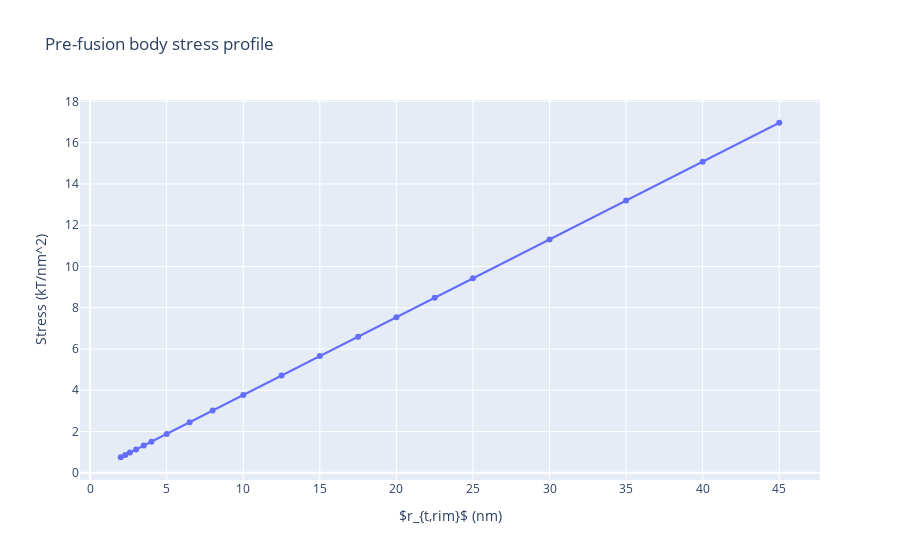

Notebook code cell kept with this figure:
### Markdown cell above
## Computation: pre-fusion body

**Assume:**
- The area of body membrane that will be freed = $1.5 \,\, 2 \pi r_{t,rim}$
    - This is the area of membrane that will be incorporated into the post-fusion rims * 1.5.
    - *Implicitly assumes that the are incorporated into the rims is freed and that an additional 0.5 times that area retracts into the bulk*

Note that the body is cylindrical which makes its stresses uniform.  Thus, we need only find the per unit area energy then multiply that by the relevant area.  Since this depends on $r_{t,rim}$, this will have multiple pre-fusion energies unlike the cap and base pre-fusion vs post-fusion comparisons.

### Code cell
stressPre = helfrichStress(1/R0,0,2*Kb) # 2*Kb since two membranes

GPre = np.zeros(rim_rt.size)
for rt in range(0,rim_rt.size):
    GPre[rt] = stressPre * 2*R0*np.pi*1.5*rim_rt[rt]

prePlot = go.Figure()
prePlot.add_trace(go.Scatter(x=rim_rt, y=GPre, mode='markers + lines'))
prePlot.update_layout(title="Pre-fusion body stress profile",
                        xaxis_title="$r_{t,rim}$ (nm)", yaxis_title="Stress (kT/nm^2)")
prePlot.show()

print("Total Gb of pre-fusion body = ",GPre," kT")

### Figure 1 — Plotly figure (JSON) as saved in the notebook; plotly's stock layout.template omitted (floating-point values rounded to 4 significant figures)
{"data": [{"mode": "markers+lines", "type": "scatter", "x": [2, 2.3, 2.6, 3, 3.5, 4, 5, 6.5, 8, 10, 12.5, 15, 17.5, 20, 22.5, 25, 30, 35, 40, 45], "y": [0.754, 0.8671, 0.9802, 1.131, 1.319, 1.508, 1.885, 2.45, 3.016, 3.77, 4.712, 5.655, 6.597, 7.54, 8.482, 9.425, 11.31, 13.19, 15.08, 16.96]}], "layout": {"autosize": true, "title": {"text": "Pre-fusion body stress profile"}, "xaxis": {"autorange": true, "range": [-0.5441, 47.54], "title": {"text": "$r_{t,rim}$ (nm)"}, "type": "linear"}, "yaxis": {"autorange": true, "range": [-0.4334, 18.15], "title": {"text": "Stress (kT/nm^2)"}, "type": "linear"}}}
